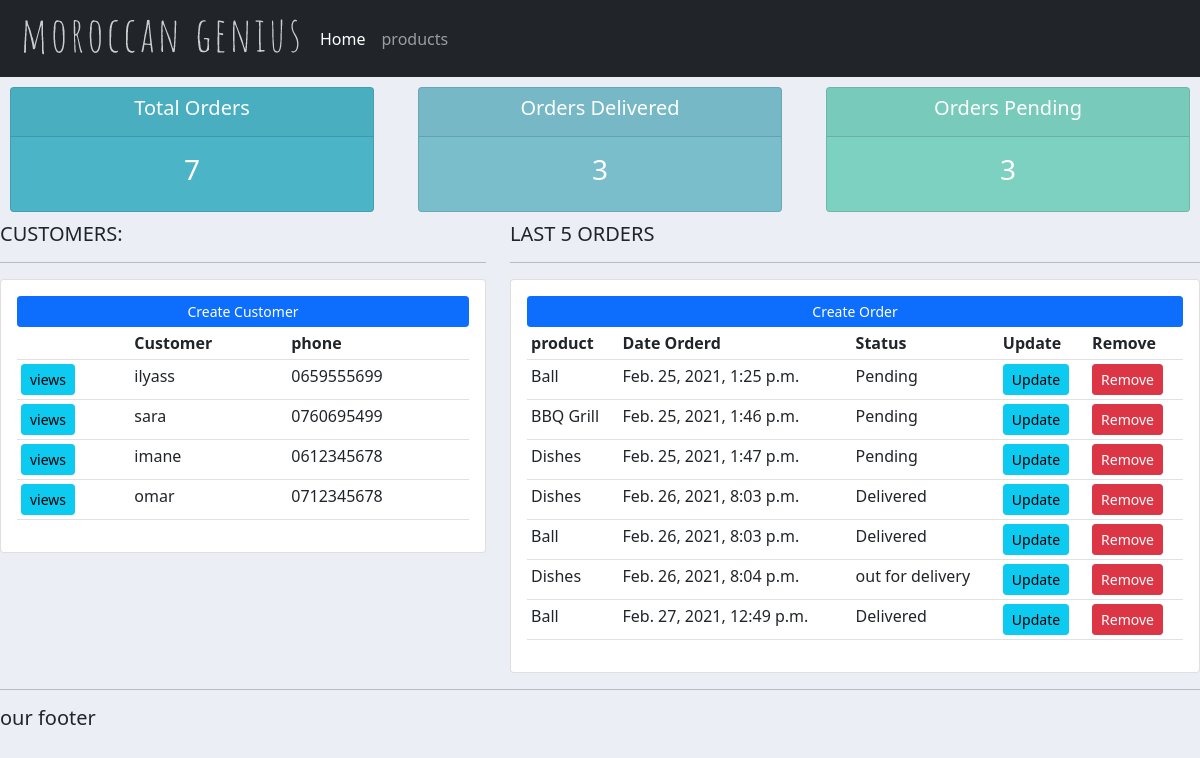
The page / on the database its author committed.
### accounts/models.py (models this page shows, shortened)
class Customer(models.Model):
    name = models.CharField(max_length=200, null=True)
    phone= models.CharField(max_length=200, null=True)
    email= models.CharField(max_length=200, null=True)
    date_create = models.DateTimeField(auto_now_add=True)

class Order(models.Model):
    STATUS = (
        ('Pending' , 'Pending'),
        ('out for delivery','out for deliver'),
        ('Delivered','Delivered'),
    )
    customer = models.ForeignKey(Customer, null=True, on_delete=models.SET_NULL)
    product = models.ForeignKey(Product, null=True, on_delete=models.SET_NULL)
    date_created = models.DateTimeField(auto_now_add=True)
    status = models.CharField(max_length=200, null=True, choices=STATUS)

class Product(models.Model):
    CATEGORY = (
        ('Indoor','Indoor'),
        ('Outdoor','Outdoor'),
    )
    name = models.CharField(max_length=200, null=True)
    price = models.FloatField()
    category = models.CharField(max_length=200, null=True, choices=CATEGORY)
    description = models.CharField(max_length=200, null=True, blank=True)
    date_created = models.DateTimeField(auto_now_add=True)
    tags = models.ManyToManyField(Tag)
    def __str__(self):
        return self.name

### accounts/views.py (the view)
# urls.py: 2. Add a URL to urlpatterns:  path('', views.home, name='home')
def home(request):
    orders = Order.objects.all()
    customers = Customer.objects.all()
    total_customers = customers.count()
    totale_orders = orders.count()
    delivered = orders.filter(status='Delivered').count()
    pending = orders.filter(status='Pending').count()
    context = {'orders':orders, 'customers':customers,
    'totale_orders':totale_orders,'delivered':delivered,'pending':pending}
    return render(request , 'accounts/dashboard.html' ,context)

### accounts/templates/accounts/dashboard.html
{% extends 'accounts/main.html'%}
{% block content %}
{% include 'accounts/status.html' %}
    <div class="row">
      <div class="col-md-5">
          <h5>CUSTOMERS:</h5>
          <hr>
          <div class="card card-body">
              <a class="btn btn-primary btn-sm btn-block" href="{% url 'creat_customer' %}">Create Customer</a>
              <table class="table table-sm">
                  <tr>
                    <th></th>
                    <th>Customer</th>
                    <th>phone</th>
                  </tr>
                  {% for customer in customers %}
                  <tr>
                    <td><a class="btn btn-sm btn-info" href="{% url 'customers' customer.id %}">views</a></td>
                    <td>{{customer.name}}</td>
                    <td>{{customer.phone}}</td>
                  </tr>
                  {% endfor %}
              </table>
          </div>
      </div>
      <div class="col-md-7">
          <h5>LAST 5 ORDERS</h5>
          <hr>
          <div class="card card-body">
              <a class="btn btn-primary btn-sm btn-block" href="{%url 'create_order' %}">Create Order</a>
              <table class="table table-sm">
                  <tr>
                     <th>product</th>
                     <th>Date Orderd</th>
                     <th>Status</th>
                     <th>Update</th>
                     <th>Remove</th>
                  </tr>
                  {%  for order in orders %}
                  <tr>
                     <td>{{order.product}}</td>
                     <td>{{order.date_created}}</td>
                     <td>{{order.status}}</td>
                     <td><a class="btn btn-sm btn-info" href="">Update</a></td>
                     <td><a class="btn btn-sm btn-danger" href="">Remove</a></td>
                  </tr>
                  {% endfor %}
              </table>
          </div>
      </div>
    </div>
{% endblock %}

### accounts/templates/accounts/main.html (shortened to what this page needs)
{% load static %}
<!DOCTYPE html>
<html lang="en">
  <head>
    <link href="https://cdn.jsdelivr.net/npm/bootstrap@5.0.0-beta2/dist/css/bootstrap.min.css" rel="stylesheet"
>
    <link rel="stylesheet" type="text/css" href="{% static '/css/main.css'%}">
  </head>
  <body>
      {% include 'accounts/navbar.html'%}
      {% block content %}
      {% endblock%}
      <hr>
      <h5>our footer</h5>
  </body>
</html>

### accounts/templates/accounts/navbar.html (shortened to what this page needs)
{% load static%}
<nav class="navbar navbar-expand-lg navbar-dark bg-dark">
  <div class="container-fluid">
    <img src="{% static 'image/Logo.png'%}">
    <div class="collapse navbar-collapse" id="navbarNav">
      <ul class="navbar-nav">
        <li class="nav-item">
          <a class="nav-link active" aria-current="page" href="{% url 'home'%}">Home</a>
        </li>
        <li class="nav-item">
          <a class="nav-link" href="{% url 'products'%}">products</a>
        </li>
      </ul>
    </div>
  </div>
</nav>

### accounts/templates/accounts/status.html
<div class="row">
  <div class="col">
    <div class="col-md">
      <div class="card text-center text-white md-3" id="total-orders">
        <div class="card-header">
          <h5 class="card-title">Total Orders</h5>
        </div>
        <div class="card-body">
          <h3 class="card-title">{{totale_orders}}</h3>
        </div>
      </div>
    </div>
  </div>
  <div class="col">
    <div class="col-md">
      <div class="card text-center text-white md-3" id="orders-delivered">
        <div class="card-header">
          <h5 class="card-title">Orders Delivered</h5>
        </div>
        <div class="card-body">
          <h3 class="card-title">{{delivered}}</h3>
        </div>
      </div>
    </div>
  </div>
  <div class="col">
    <div class="col-md">
      <div class="card text-center text-white md-3" id="orders-pending">
        <div class="card-header">
          <h5 class="card-title">Orders Pending</h5>
        </div>
        <div class="card-body">
          <h3 class="card-title">{{pending}}</h3>
        </div>
      </div>
    </div>
  </div>
</div>

### static/css/main.css (style rules this page uses)
body { background-color :#ebeff5; }
#total-orders { margin: 10px; background-color : #4cb4c7; }
#orders-delivered { margin: 10px; background-color : #7abecc; }
#orders-pending { margin: 10px; background-color : #7CD1C0; }

### rows shown on the page
Customer: name "ilyass", phone "0659555699"
Customer: name "sara", phone "0760695499"
Customer: name "imane", phone "0612345678"
Customer: name "omar", phone "0712345678"
Order: product "Ball", date_created "Feb. 25, 2021, 1:25 p.m.", status "Pending"
Order: product "BBQ Grill", date_created "Feb. 25, 2021, 1:46 p.m.", status "Pending"
Order: product "Dishes", date_created "Feb. 25, 2021, 1:47 p.m.", status "Pending"
Order: product "Dishes", date_created "Feb. 26, 2021, 8:03 p.m.", status "Delivered"
Order: product "Ball", date_created "Feb. 26, 2021, 8:03 p.m.", status "Delivered"
Order: product "Dishes", date_created "Feb. 26, 2021, 8:04 p.m.", status "out for delivery"
Order: product "Ball", date_created "Feb. 27, 2021, 12:49 p.m.", status "Delivered"

### other values the page prints
{{ totale_orders }} "7"
{{ delivered }} "3"
{{ pending }} "3"
